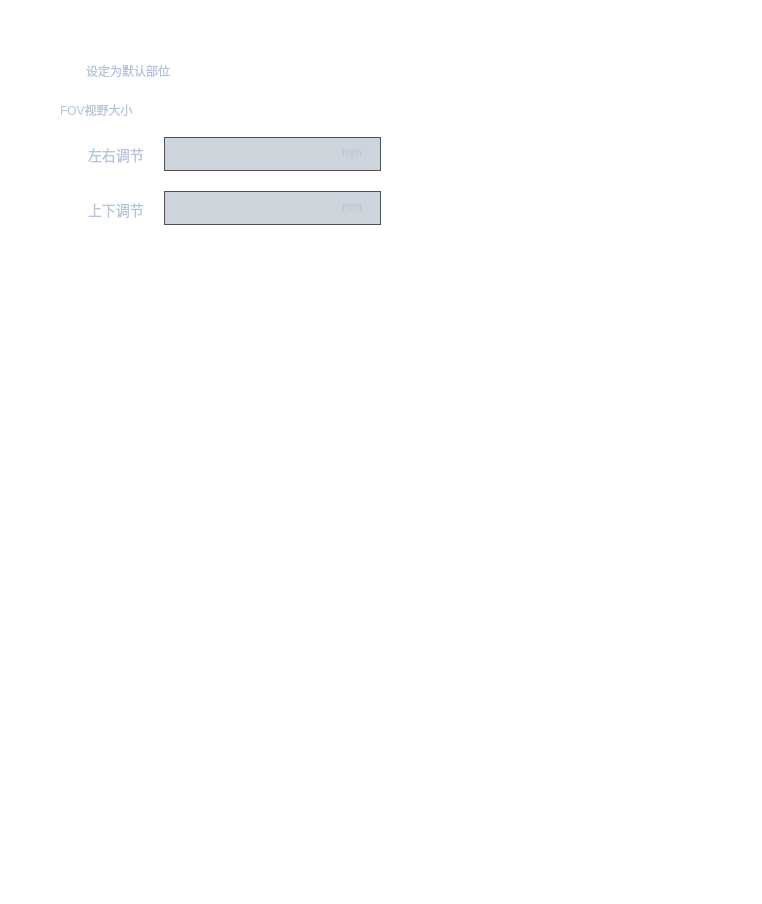
<?xml version="1.0" encoding="UTF-8"?>
<ui version="4.0">
 <class>QScanOrganView</class>
 <widget class="QWidget" name="QScanOrganView">
  <property name="geometry">
   <rect>
    <x>0</x>
    <y>0</y>
    <width>762</width>
    <height>904</height>
   </rect>
  </property>
  <property name="windowTitle">
   <string>QScanOrganView</string>
  </property>
  <property name="styleSheet">
   <string notr="true">QWidget{
	font: 16px &quot;Microsoft YaHei&quot;;
	color: #B4C4D9;
	background-color: rgba(0,0,0,0)
}
QLabel{
	background-color: rgba(0,0,0,0);

}
QSlider{
		background-color: rgba(0,0,0,0)
}


QCheckBox
{
font: 16px &quot;Microsoft YaHei&quot;;
color: #B4C4D9;
	background-color: rgba(0,0,0,0)
}
QCheckBox::indicator
{
width: 20px;
height: 16px;
}
QCheckBox::indicator:unchecked
{
image: url(:/CArmWorkStation/ImageSource/Patient/uncheck.png);
}

QCheckBox::indicator:checked
{
image: url(:/CArmWorkStation/ImageSource/Patient/check.png);
}

QRadioButton
{
font: 16px &quot;Microsoft YaHei&quot;;
color: #B4C4D9;
spacing:10;
background-color: rgba(0,0,0,0)
}
  QRadioButton::indicator {
      width: 16px;
      height: 16px;
  }

  QRadioButton::indicator::unchecked {
      image: url(:/SysConfig/ImageSource/SysConfig/RadioButtom_uncheck.png);
  }
/*
  QRadioButton::indicator:unchecked:hover {
      image: url(:/images/radiobutton_unchecked_hover.png);
  }

  QRadioButton::indicator:unchecked:pressed {
      image: url(:/images/radiobutton_unchecked_pressed.png);
  }
*/
  QRadioButton::indicator::checked {
      image: url(:/SysConfig/ImageSource/SysConfig/RadioButtom_check.png);
  }
/*
  QRadioButton::indicator:checked:hover {
      image: url(:/images/radiobutton_checked_hover.png);
  }

  QRadioButton::indicator:checked:pressed {
      image: url(:/images/radiobutton_checked_pressed.png);
  }
*/</string>
  </property>
  <widget class="QNavHView" name="Scan_mode" native="true">
   <property name="geometry">
    <rect>
     <x>201</x>
     <y>266</y>
     <width>360</width>
     <height>34</height>
    </rect>
   </property>
  </widget>
  <widget class="QLabel" name="label_103">
   <property name="geometry">
    <rect>
     <x>20</x>
     <y>245</y>
     <width>722</width>
     <height>1</height>
    </rect>
   </property>
   <property name="styleSheet">
    <string notr="true">QLabel{
	background:rgba(255,255,255,0.1);

}</string>
   </property>
   <property name="text">
    <string/>
   </property>
  </widget>
  <widget class="QLabel" name="label_97">
   <property name="geometry">
    <rect>
     <x>60</x>
     <y>101</y>
     <width>111</width>
     <height>18</height>
    </rect>
   </property>
   <property name="styleSheet">
    <string notr="true">backround-color:rgba(0,0,0,0);</string>
   </property>
   <property name="text">
    <string>FOV视野大小</string>
   </property>
  </widget>
  <widget class="QCheckBox" name="Scan_defaultOrgan">
   <property name="geometry">
    <rect>
     <x>60</x>
     <y>62</y>
     <width>171</width>
     <height>18</height>
    </rect>
   </property>
   <property name="styleSheet">
    <string notr="true">backround-color:rgba(0,0,0,0);</string>
   </property>
   <property name="text">
    <string>设定为默认部位</string>
   </property>
  </widget>
  <widget class="QLabel" name="label_98">
   <property name="geometry">
    <rect>
     <x>88</x>
     <y>147</y>
     <width>61</width>
     <height>16</height>
    </rect>
   </property>
   <property name="styleSheet">
    <string notr="true">QLabel{
	font: 14px;
backround-color:rgba(0,0,0,0);
}</string>
   </property>
   <property name="text">
    <string>左右调节</string>
   </property>
  </widget>
  <widget class="QLabel" name="label_99">
   <property name="geometry">
    <rect>
     <x>88</x>
     <y>201</y>
     <width>61</width>
     <height>18</height>
    </rect>
   </property>
   <property name="styleSheet">
    <string notr="true">QLabel{

	font:14px;
backround-color:rgba(0,0,0,0);
}</string>
   </property>
   <property name="text">
    <string>上下调节</string>
   </property>
  </widget>
  <widget class="QWidget" name="widget" native="true">
   <property name="geometry">
    <rect>
     <x>164</x>
     <y>137</y>
     <width>217</width>
     <height>34</height>
    </rect>
   </property>
   <property name="styleSheet">
    <string notr="true">QWidget{

	background-color: rgba(118,133,154,0.2);
}
QLabel{
	background-color: rgba(0,0,0,0);

}</string>
   </property>
   <widget class="QLineEdit" name="Scan_upDownAdjust">
    <property name="geometry">
     <rect>
      <x>0</x>
      <y>0</y>
      <width>217</width>
      <height>34</height>
     </rect>
    </property>
    <property name="styleSheet">
     <string notr="true">QLineEdit{

	background:rgba(118,133,154,0.2);
	border:1px solid rgba(74,82,90,1);

}</string>
    </property>
   </widget>
   <widget class="QLabel" name="label">
    <property name="geometry">
     <rect>
      <x>178</x>
      <y>8</y>
      <width>31</width>
      <height>16</height>
     </rect>
    </property>
    <property name="text">
     <string>mm</string>
    </property>
   </widget>
  </widget>
  <widget class="QWidget" name="widget_2" native="true">
   <property name="geometry">
    <rect>
     <x>164</x>
     <y>191</y>
     <width>217</width>
     <height>34</height>
    </rect>
   </property>
   <property name="styleSheet">
    <string notr="true">QWidget{

	background-color: rgba(118,133,154,0.2);
}
QLabel{
	background-color: rgba(0,0,0,0);

}</string>
   </property>
   <widget class="QLineEdit" name="Scan_leftRightAdjust">
    <property name="geometry">
     <rect>
      <x>0</x>
      <y>0</y>
      <width>217</width>
      <height>34</height>
     </rect>
    </property>
    <property name="styleSheet">
     <string notr="true">QLineEdit{

	background:rgba(118,133,154,0.2);
	border:1px solid rgba(74,82,90,1);

}</string>
    </property>
   </widget>
   <widget class="QLabel" name="label_2">
    <property name="geometry">
     <rect>
      <x>178</x>
      <y>8</y>
      <width>31</width>
      <height>16</height>
     </rect>
    </property>
    <property name="text">
     <string>mm</string>
    </property>
   </widget>
  </widget>
  <widget class="QStackedWidget" name="ScanModeStacked">
   <property name="geometry">
    <rect>
     <x>0</x>
     <y>300</y>
     <width>762</width>
     <height>604</height>
    </rect>
   </property>
   <property name="styleSheet">
    <string notr="true">QWidget{
	font: 16px &quot;Microsoft YaHei&quot;;
	color: #B4C4D9;
	background-color: rgba(0,0,0,0)
}</string>
   </property>
   <widget class="QScanModeView" name="page"/>
   <widget class="QScanModeView" name="page_2"/>
   <widget class="QScanModeView" name="page_3"/>
  </widget>
 </widget>
 <layoutdefault spacing="6" margin="11"/>
 <customwidgets>
  <customwidget>
   <class>QNavHView</class>
   <extends>QWidget</extends>
   <header>QNavigationView.h</header>
   <container>1</container>
  </customwidget>
  <customwidget>
   <class>QScanModeView</class>
   <extends>QWidget</extends>
   <header>QScanModeView.h</header>
   <container>1</container>
  </customwidget>
 </customwidgets>
 <resources/>
 <connections/>
</ui>
